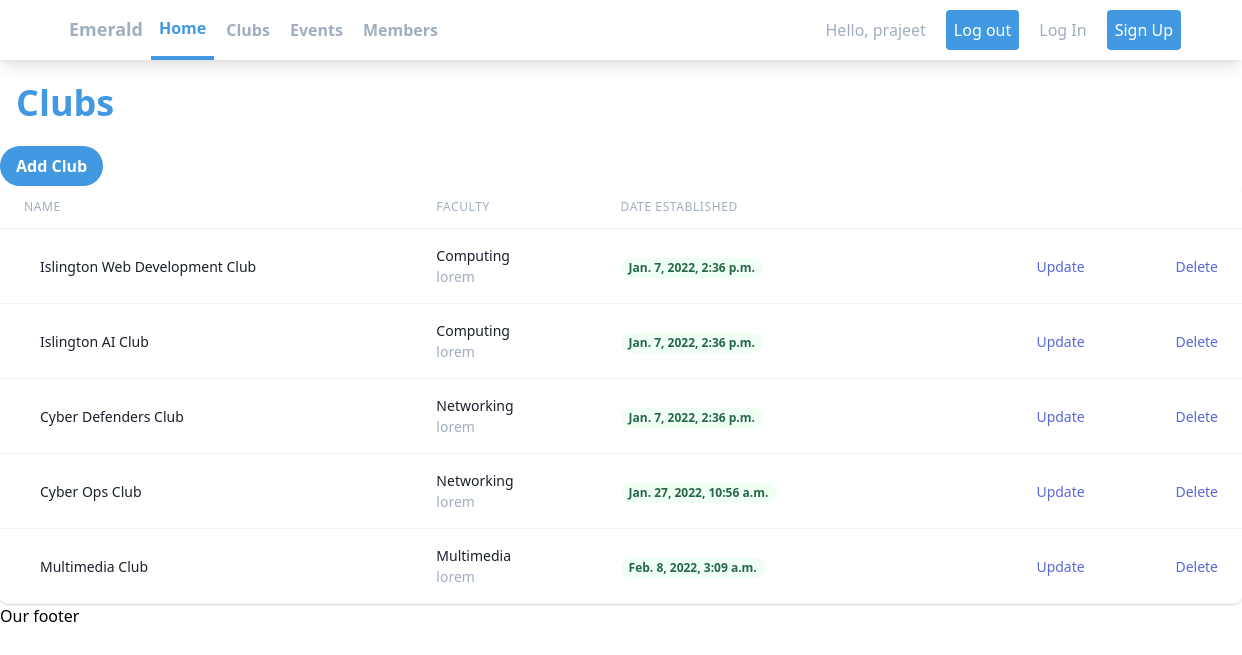
/clubs/ (signed in), run on the app's committed database.
### emeraldApp/models.py (models this page shows, shortened)
class Club(models.Model):
    FACULTY = (
        ('Computing', 'Computing'),
        ('Networking', 'Networking'),
        ('Multimedia', 'Multimedia'),
    )
    name = models.CharField(max_length=50, null=True)
    faculty = models.CharField(max_length=50, null=True, choices=FACULTY)
    date_created = models.DateTimeField(auto_now_add=True, null=True)

### emeraldApp/views.py (the view)
# urls.py: path('clubs/', views.clubs, name="clubs"),
def clubs(request):
    clubs = Club.objects.all()
    total_clubs = clubs.count()
    context = {'clubs': clubs, 'total_clubs': total_clubs}
    return render(request, 'emeraldApp/clubs.html', context)

### emeraldApp/templates/emeraldApp/clubs.html (shortened to what this page needs)
{% extends 'emeraldApp/main.html' %}
{% block content %}
<h1 class="text-blue-500 text-2xl md:text-3xl lg:text-4xl font-bold p-4">Clubs</h1>
<a href="{% url 'create_club' %}"><button
        class="bg-blue-500 hover:bg-blue-700 text-white font-bold py-2 px-4 rounded-full">
        Add Club
    </button></a>
<div class="flex flex-col">
    <div class="-my-2 overflow-x-auto sm:-mx-6 lg:-mx-8">
        <div class="py-2 align-middle inline-block min-w-full sm:px-6 lg:px-8">
            <div class="shadow overflow-hidden border-b border-gray-200 sm:rounded-lg">
                <table class="min-w-full divide-y divide-gray-200">
                    <thead class="bg-gray-50">
                        <tr>
                            <th scope="col"
                                class="px-6 py-3 text-left text-xs font-medium text-gray-500 uppercase tracking-wider">
                                Name
                            </th>
                            <th scope="col"
                                class="px-6 py-3 text-left text-xs font-medium text-gray-500 uppercase tracking-wider">
                                Faculty
                            </th>
                            <th scope="col"
                                class="px-6 py-3 text-left text-xs font-medium text-gray-500 uppercase tracking-wider">
                                Date established
                            </th>
                            <th scope="col" class="relative px-6 py-3">
                            </th>
                        </tr>
                    </thead>
                    <tbody class="bg-white divide-y divide-gray-200">
                        {% for club in clubs %}
                        <tr>
                            <td class="px-6 py-4 whitespace-nowrap">
                                <div class="flex items-center">
                                    <div class="ml-4">
                                        <div class="text-sm font-medium text-gray-900">
                                            {{club.name}}
                                        </div>
                                    </div>
                                </div>
                            </td>
                            <td class="px-6 py-4 whitespace-nowrap">
                                <div class="text-sm text-gray-900">{{club.faculty}}</div>
                                <div class="text-sm text-gray-500">lorem</div>
                            </td>
                            <td class="px-6 py-4 whitespace-nowrap">
                                <span
                                    class="px-2 inline-flex text-xs leading-5 font-semibold rounded-full bg-green-100 text-green-800">
                                    {{club.date_created}}
                                </span>
                            </td>
                            <td class="px-6 py-4 whitespace-nowrap text-sm text-gray-900">
                            </td>
                            <td class="px-6 py-4 whitespace-nowrap text-right text-sm font-medium">
                                <a href="{% url 'update_club' club.id %}"
                                    class="text-indigo-600 hover:text-indigo-900">Update</a>
                            </td>
                            <td class="px-6 py-4 whitespace-nowrap text-right text-sm font-medium">
                                <a href="{% url 'delete_club' club.id %}"
                                    class="text-indigo-600 hover:text-indigo-900">Delete</a>
                            </td>
                        </tr>
                        {% endfor %}
                    </tbody>
                </table>
            </div>
        </div>
    </div>
</div>
{% endblock %}

### emeraldApp/templates/emeraldApp/navbar.html (shortened to what this page needs)
<nav class="bg-white shadow-lg">
    <div class="max-w-6xl mx-auto px-4">
        <div class="flex justify-between">
            <div class="flex space-x-7">
                <div>
                    <a href="#" class="flex items-center py-4 px-2">
                        <span class="font-semibold text-gray-500 text-lg">Emerald</span>
                    </a>
                </div>
                <div class="hidden md:flex items-center space-x-1">
                    <a href="{% url 'home' %}"
                        class="py-4 px-2 text-blue-500 border-b-4 border-blue-500 font-semibold ">Home</a>
                    <a href="{% url 'clubs' %}"
                        class="py-4 px-2 text-gray-500 font-semibold hover:text-blue-500 transition duration-300">Clubs</a>
                    <a href="{% url 'events' %}"
                        class="py-4 px-2 text-gray-500 font-semibold hover:text-blue-500 transition duration-300">Events</a>
                    <a href="{% url 'members' %}"
                        class="py-4 px-2 text-gray-500 font-semibold hover:text-blue-500 transition duration-300">Members
                    </a>
                </div>
            </div>
            <div class="hidden md:flex items-center space-x-3 ">
                <span
                    class="py-2 px-2 font-medium text-gray-500 rounded hover:bg-blue-500 hover:text-white transition duration-300">Hello,
                    {{request.user}}
                </span>
                <a href="{% url 'logout' %}"
                    class="py-2 px-2 font-medium text-white bg-blue-500 rounded hover:bg-blue-400 transition duration-300">Log
                    out</a>
                <a href="{% url 'login' %}"
                    class="py-2 px-2 font-medium text-gray-500 rounded hover:bg-blue-500 hover:text-white transition duration-300">Log
                    In</a>
                <a href="{% url 'register' %}"
                    class="py-2 px-2 font-medium text-white bg-blue-500 rounded hover:bg-blue-400 transition duration-300">Sign
                    Up</a>
            </div>
        </div>
    </div>
</nav>

### data on the page
Club: name "Islington Web Development Club", faculty "Computing", date_created "Jan. 7, 2022, 2:36 p.m."
Club: name "Islington AI Club", faculty "Computing", date_created "Jan. 7, 2022, 2:36 p.m."
Club: name "Cyber Defenders Club", faculty "Networking", date_created "Jan. 7, 2022, 2:36 p.m."
Club: name "Cyber Ops Club", faculty "Networking", date_created "Jan. 27, 2022, 10:56 a.m."
Club: name "Multimedia Club", faculty "Multimedia", date_created "Feb. 8, 2022, 3:09 a.m."

### other printed values
{{ request.user }} "prajeet"
